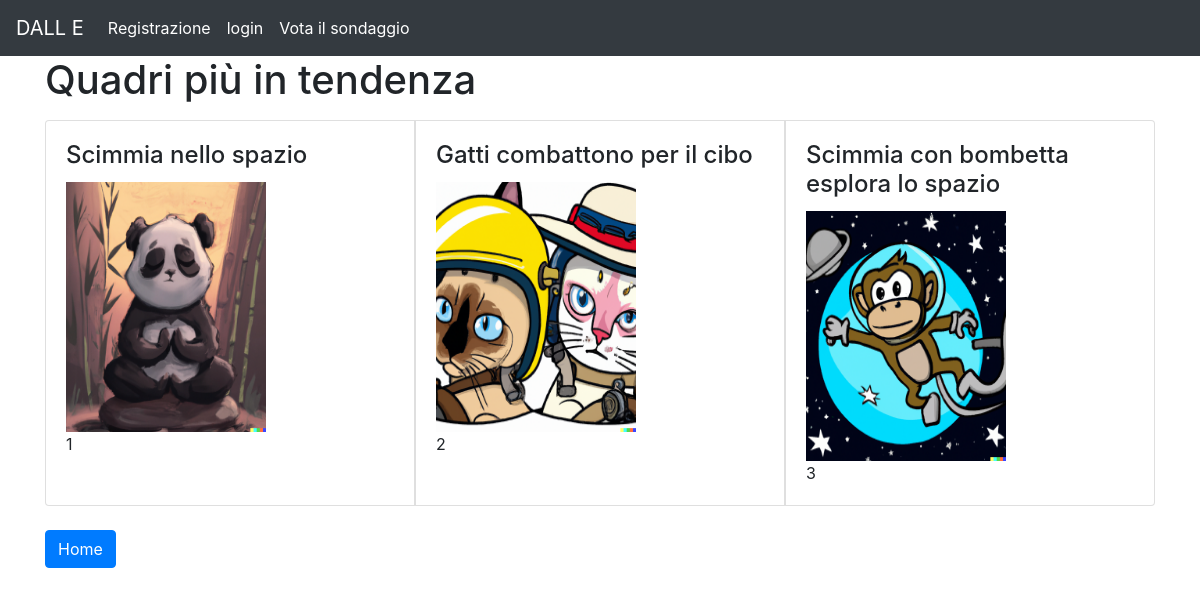
Screenshot of /classifica/3 with the database file from the repository.
### prova/models.py (models this page shows, shortened)
class Choice(models.Model):
    question = models.ForeignKey(Question, on_delete=models.CASCADE)
    choice_text = models.CharField(max_length=200)
    votes = models.IntegerField(default=0)
    header_image = models.ImageField(null=True, blank=True, upload_to="images/") #in questo modo posso avere quadri senza immagine senza avere problemi

### prova/views.py (the view)
# urls.py: path('classifica/<int:question_id>', views.top3, name='classifica'),
def top3(request, question_id):
    classifica = Choice.objects.order_by('-votes')[:3]
    template = loader.get_template('classifica.html')
    context = {'classifica': classifica}
    return HttpResponse(template.render(context,request))

### prova/templates/classifica.html (shortened to what this page needs)
{%  extends 'base.html' %}
{% block content %}
<fieldset>
    <legend><h1>Quadri più in tendenza</h1></legend>
<div class="card-group">
{% for nomi in classifica%}
    <div class="card">
    <div class="card-body">
      <h4 class="card-title">{{nomi.choice_text}} </h4>
        {%  if nomi.header_image %}
        <img src="{{ nomi.header_image.url }}" width="200" height="250" style="max-width:100%;">
        {%  else %}
        <img src="..." class="card-img" alt="...">
        {% endif %}
      <p class="card-text">{{ forloop.counter }} </p>
    </div>
  </div>
        {% if forloop.counter|divisibleby:3 %}
            </div>
            <div class="card-group">
        {% endif %}
    <br>
{% endfor %}
</div>
</fieldset>
<a href="{%  url 'home'  %}" class="btn btn-primary">Home</a>
{% endblock %}

### rows the page displays
Choice: choice_text "Scimmia nello spazio", header_image (picture)
Choice: choice_text "Gatti combattono per il cibo", header_image (picture)
Choice: choice_text "Scimmia con bombetta esplora lo spazio", header_image (picture)
